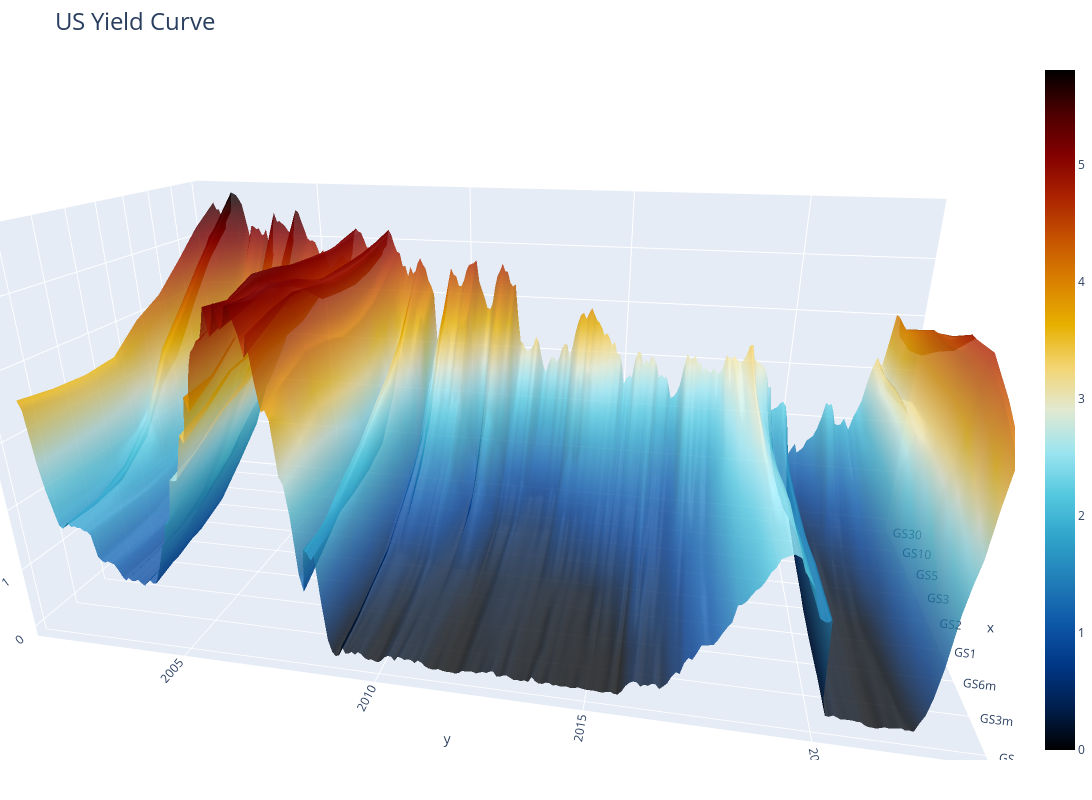

Notebook cell for this chart:
### Code cell
import plotly.graph_objects as go

fig = go.Figure(data=[go.Surface(x=tickers,
                                 y=df.index,
                                 z=df.values,
                                 opacity=0.8,
                                 connectgaps=True,
                                 colorscale='icefire', 
                                 showscale=True, 
                                 reversescale=False
                                )
                     ]
               )

fig.update_layout(title='US Yield Curve',
                  title_font=dict(size = 24),
                  autosize=True,
                  width=1600,
                  height=800,
                 scene = {"aspectratio": {"x": 1, "y": 2.2, "z": 1},
                          'camera': {'eye':{'x': 2, 'y':0.4, 'z': 0.8}}
                         },
                  margin=dict(l=0, r=0, b=40, t=60),
                 )

fig.show()

### Figure 1 — Plotly figure (JSON) as saved in the notebook; plotly's stock layout.template omitted (floating-point values rounded to 4 significant figures; data arrays with more than 128 entries replaced by an {"elided": "..."} marker saying what was removed)
{"data": [{"colorscale": [[0, "#000000"], [0.0625, "#001f4d"], [0.125, "#003786"], [0.1875, "#0e58a8"], [0.25, "#217eb8"], [0.3125, "#30a4ca"], [0.375, "#54c8df"], [0.4375, "#9be4ef"], [0.5, "#e1e9d1"], [0.5625, "#f3d573"], [0.625, "#e7b000"], [0.6875, "#da8200"], [0.75, "#c65400"], [0.8125, "#ac2301"], [0.875, "#820000"], [0.9375, "#4c0000"], [1, "#000000"]], "connectgaps": true, "opacity": 0.8, "reversescale": false, "showscale": true, "type": "surface", "x": ["GS30", "GS10", "GS5", "GS3", "GS2", "GS1", "GS6m", "GS3m", "GS1m"], "y": {"elided": "258 str values"}, "z": {"elided": "258x9 float values"}}], "layout": {"autosize": true, "height": 800, "margin": {"b": 40, "l": 0, "r": 0, "t": 60}, "scene": {"aspectratio": {"x": 1, "y": 2.2, "z": 1}, "camera": {"eye": {"x": 2, "y": 0.4, "z": 0.8}}}, "title": {"font": {"size": 24}, "text": "US Yield Curve"}, "width": 1600}}
